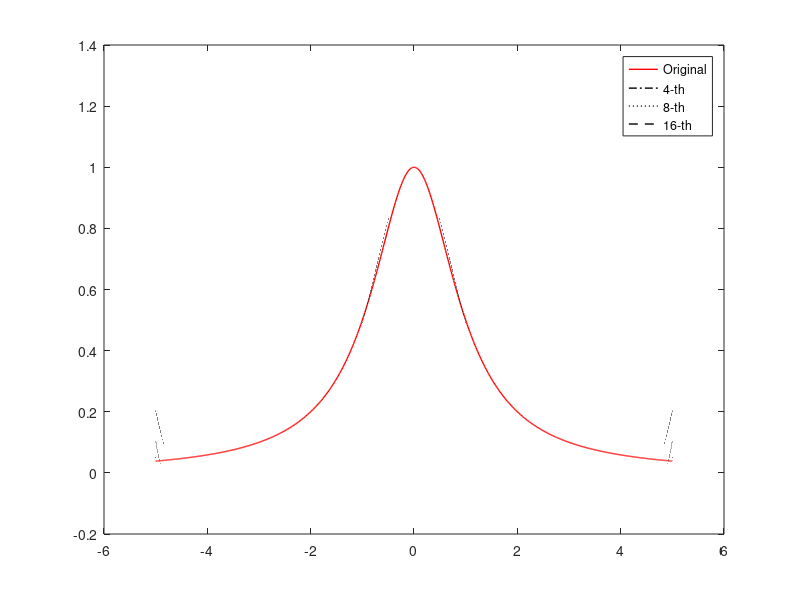

MATLAB code to generate this figure:
function runge1
%
%%%%%%%%%%%%%%%%%% xi and yi function declaration
%
xi=inline('5*cos((2*x-1)*pi/2/n)','n','x');
yi=inline('1/(1+(x^2))');


%
%%%%%%%%%%%%%% plot Runge Function
%

numX=1000;           
for i=1:numX       
        xValue(i)=xi(numX-1,i);
        yValue(i)=yi(xValue(i));
end
plot(xValue,yValue,'r','linewidth',1)
hold on 
xValue=0; yValue=0;

%
%%%%%%%%%%%%%% polynomial fitting interpolating
%
for numPoint=3:2:9
    n=2*numPoint-1;   
    f=0; xValue=0; yValue=0;
    for i=1:n
        xValue(i)=xi(n,i);    
        yValue(i)=yi(xValue(i));
    end
    p=polyfit(xValue,yValue,n-1);
    x=[-5:0.00001:5];
    f=polyval(p,x);
   
    switch(numPoint)
        case 3  %4th-order interpolating polynomial
            plot(x,f,'-.k','linewidth',1)
            continue
        case 5  %8th-order interpolating polynomial
            plot(x,f,':k','linewidth',1) 
            continue
         case 9  %16th-order interpolating polynomial
            plot(x,f,'--k','linewidth',1) 
            continue
    end
end
 %grid on
% axis([-5 5 -0.2 1]);
 legend('Original','4-th','8-th','16-th','Location','best')
hold off